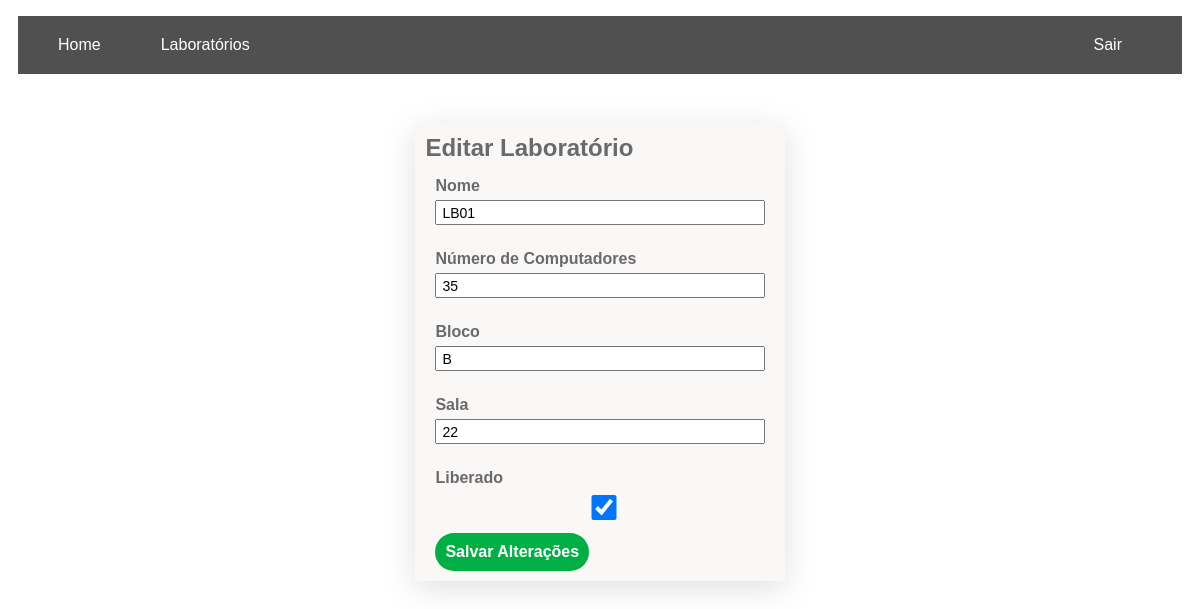
The page /aula06/laboratorio/cadastroLab.php?id=1 (signed in) on the database its author committed.
### tables this page shows
CREATE TABLE `laboratorio` (
  `id` int(11) NOT NULL,
  `nome` varchar(50) NOT NULL,
  `numero_computadores` int(11) NOT NULL,
  `bloco` char(1) NOT NULL,
  `sala` int(11) NOT NULL,
  `liberado` tinyint(1) NOT NULL DEFAULT 0,
  `criado_em` timestamp NOT NULL DEFAULT current_timestamp(),
  `atualizado_em` timestamp NOT NULL DEFAULT current_timestamp() ON UPDATE current_timestamp()
);

### aula06/laboratorio/cadastroLab.php (the view, shortened to what this page needs)
<?php
require_once("../includes/conexao.inc.php");
$nome = $numero_computadores = $bloco = $sala = $liberado = "";
$erroNome = $erroNumeroComputadores = $erroBloco = $erroSala = "";
$erros = false;
$id = null;
if ($_SERVER["REQUEST_METHOD"] == "POST") {
    $id = !empty($_POST['id']) ? $_POST['id'] : NULL;
    $nome = trim($_POST['nome']);
    $numero_computadores = trim($_POST['numero_computadores']);
    $bloco = trim($_POST['bloco']);
    $sala = trim($_POST['sala']);
    $liberado = isset($_POST['liberado']) ? 1 : 0;
    if (empty($nome)) {
        $erroNome = 'Nome é obrigatório!';
        $erros = true;
    }
    if (empty($numero_computadores)) {
        $erroNumeroComputadores = 'Número de computadores é obrigatório!';
        $erros = true;
    }
    if (empty($bloco)) {
        $erroBloco = 'Bloco é obrigatório!';
        $erros = true;
    }
    if (empty($sala)) {
        $erroSala = 'Sala é obrigatória!';
        $erros = true;
    }
    if (!$erros) {
        if (is_null($id)) {
            $sql = "INSERT INTO Laboratorio (nome, numero_computadores, bloco, sala, liberado, criado_em, atualizado_em)
                    VALUES (:nome, :numero_computadores, :bloco, :sala, :liberado, NOW(), NOW())";
        } else {
            $sql = "UPDATE Laboratorio SET nome = :nome, numero_computadores = :numero_computadores, bloco = :bloco, sala = :sala, liberado = :liberado, atualizado_em = NOW() WHERE id = :id";
        }
        $stmt = $bancoDados->prepare($sql);
        $stmt->bindParam(':nome', $nome);
        $stmt->bindParam(':numero_computadores', $numero_computadores);
        $stmt->bindParam(':bloco', $bloco);
        $stmt->bindParam(':sala', $sala);
        $stmt->bindParam(':liberado', $liberado);
        if (!is_null($id)) {
            $stmt->bindParam(':id', $id);
        }
        if ($stmt->execute()) {
            $mensagem_sucesso = is_null($id) ? "Laboratório cadastrado com sucesso" : "Laboratório atualizado com sucesso";
            $_SESSION['mensagem_sucesso'] = $mensagem_sucesso;
            header('Location: homeLab.php');
            exit();
        } else {
            echo 'Erro ao inserir/atualizar dados no banco!';
        }
    }
} else if ($_SERVER['REQUEST_METHOD'] == 'GET' && isset($_GET['id'])) {
    $id = $_GET['id'];
    $query = $bancoDados->prepare('SELECT id, nome, numero_computadores, bloco, sala, liberado FROM Laboratorio WHERE id = :id');
    $query->bindParam(':id', $id);
    if ($query->execute()) {
        if ($query->rowCount() > 0) {
            $laboratorio = $query->fetch(PDO::FETCH_OBJ);
            $nome = $laboratorio->nome;
            $numero_computadores = $laboratorio->numero_computadores;
            $bloco = $laboratorio->bloco;
            $sala = $laboratorio->sala;
            $liberado = $laboratorio->liberado;
        } else {
            $_SESSION['mensagem_erro'] = "Laboratório não localizado";
            header('Location: homeLab.php');
            exit();
        }
    }
}
?>
<!DOCTYPE html>
<html lang="pt-br">
<head>
    <link rel="stylesheet" href="../public/css/main.css">
</head>
<body>
    <div class="container">
        <ul class="menu">
            <li><a href="../dashboard.php">Home</a></li>
            <li><a href="homeLab.php">Laboratórios</a></li>
            <li><a href="../sair.php">Sair</a></li>
        </ul>
        <form action="<?= htmlspecialchars($_SERVER['PHP_SELF']) ?>" method="post">
            <h2><?= is_null($id) ? 'Cadastro de Laboratório' : 'Editar Laboratório' ?></h2>
            <div>
                <label for="nome">Nome</label>
                <input type="text" name="nome" id="nome" value="<?= htmlspecialchars($nome) ?>" required>
                <span><?= htmlspecialchars($erroNome) ?></span>
            </div>
            <div>
                <label for="numero_computadores">Número de Computadores</label>
                <input type="number" name="numero_computadores" id="numero_computadores" value="<?= htmlspecialchars($numero_computadores) ?>" required>
                <span><?= htmlspecialchars($erroNumeroComputadores) ?></span>
            </div>
            <div>
                <label for="bloco">Bloco</label>
                <input type="text" name="bloco" id="bloco" value="<?= htmlspecialchars($bloco) ?>" maxlength="1" required>
                <span><?= htmlspecialchars($erroBloco) ?></span>
            </div>
            <div>
                <label for="sala">Sala</label>
                <input type="number" name="sala" id="sala" value="<?= htmlspecialchars($sala) ?>" required>
                <span><?= htmlspecialchars($erroSala) ?></span>
            </div>
            <div>
                <label for="liberado">Liberado</label>
                <input type="checkbox" name="liberado" id="liberado" <?= $liberado ? 'checked' : '' ?>>
            </div>
            <button type="submit" class="btn-salvar"><?= is_null($id) ? 'Cadastrar' : 'Salvar Alterações' ?></button>
        </form>
    </div>
</body>
</html>

### aula06/public/css/main.css (style rules this page uses)
html { font-family: Verdana, Geneva, Tahoma, sans-serif; }
.container { min-height: 100vh; padding: 0 10px; }
form { width: 30%; margin: 0 auto; background-color: #faf7f7; padding: 10px; box-shadow: rgba(100, 100, 111, 0.2) 0px 7px 29px 0px; }
form > h2 { color: #6a6a6a; margin: 0px; margin-bottom: 5px; }
form > div { padding: 10px; display: grid; align-items: center; }
form > div > label { font-weight: 700; display: block; padding-bottom: 5px; color: #6a6a6a; }
form > div > input, form > div > select, form > div > textarea { height: 25px; padding: 5px; font-size: 14px; width: 100%; box-sizing: border-box; }
form > div > span { color: red; font-size: 12px; padding-top: 5px; }
.menu { display: flex; list-style: none; background-color: #505050; color: white; padding: 0 20px; margin-bottom: 50px; }
.menu > li { margin-right: 20px; }
.menu > li:last-child { margin-left: auto; }
.menu > li > a { color: white; display: block; text-decoration: none; padding: 20px 20px; }
.btn-salvar { display: inline-flex; margin: auto 10px; padding: 10px; font-size: 16px; border: 0; border-radius: 25px; font-weight: 800; background-color: #02af44; color: white; }

### rows shown on the page
laboratorio: nome "LB01", numero_computadores "35", bloco "B", sala "22", liberado "☑"
